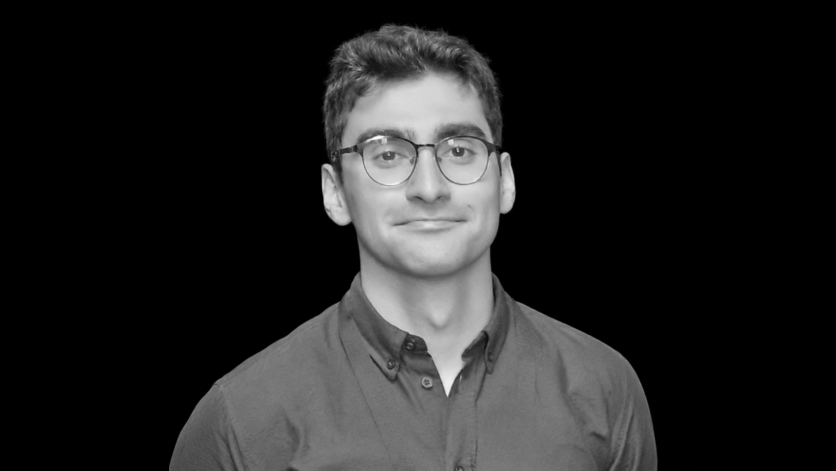
#> input picture output/portraits/latest-portrait-monochrome-hero.png, 1672 x 941 px (shown at 1/2 size)
$ python add_hero_background_texture.py
#> lines starting #> are read from the running program, lines starting #| are printed output that depends on the picture; after the words box and inside, x2 and y2 are one past the last pixel; in counts of white or black regions, pixels touching at a corner belong together
"""Reuse the earlier charcoal texture without regenerating the portrait."""
from pathlib import Path
import argparse
import cv2
import numpy as np
from PIL import Image

ROOT = Path(__file__).resolve().parent.parent
parser = argparse.ArgumentParser()
parser.add_argument('--zoom',type=float,default=1.0)
parser.add_argument('--lift',type=int,default=0)
args = parser.parse_args()
if not 0.5 <= args.zoom <= 1.0:
    parser.error('--zoom must be between 0.5 and 1.0')
if not 0 <= args.lift <= 200:
    parser.error('--lift must be between 0 and 200 pixels')
portrait = np.asarray(Image.open(ROOT/'output/portraits/latest-portrait-monochrome-hero.png').convert('L'))
suffix = '-zoomed' if args.zoom != 1.0 else ''
if args.lift:
    suffix += f'-raised-{args.lift}'
if args.zoom != 1.0 or args.lift:
    h,w = portrait.shape
    smaller = Image.fromarray(portrait).resize((round(w*args.zoom),round(h*args.zoom)),Image.LANCZOS)
    canvas = Image.new('L',(w,h),0)
    canvas.paste(smaller,((w-smaller.width)//2,h-smaller.height-args.lift))
    portrait = np.asarray(canvas)
old = np.asarray(Image.open(ROOT/'assets/images/pejman-hero-restored.png').convert('L'))
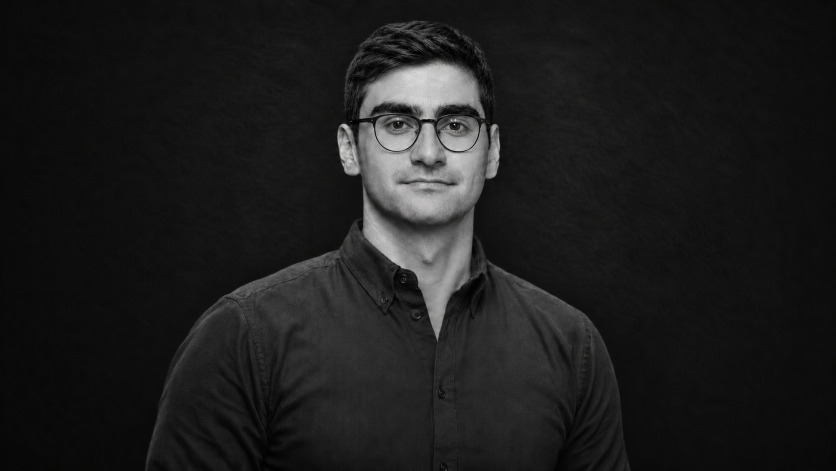
#> input picture assets/images/pejman-hero-restored.png, 1672 x 941 px (shown at 1/2 size)
# This rectangle contains only the earlier wall, clear of the old portrait.
sample = old[10:460,40:640].astype(np.float32)
detail = sample-cv2.GaussianBlur(sample,(0,0),30)
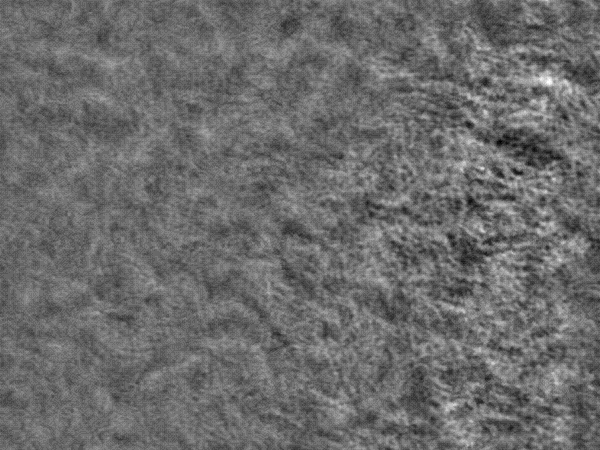
#> detail: shape (450, 600) float32; min -6.73, max 9.22, mean -0.000893; drawn with min black and max white
h,w = portrait.shape
#> h = 941; w = 1672
texture = cv2.copyMakeBorder(detail,0,h-detail.shape[0],0,w-detail.shape[1],cv2.BORDER_REFLECT_101)
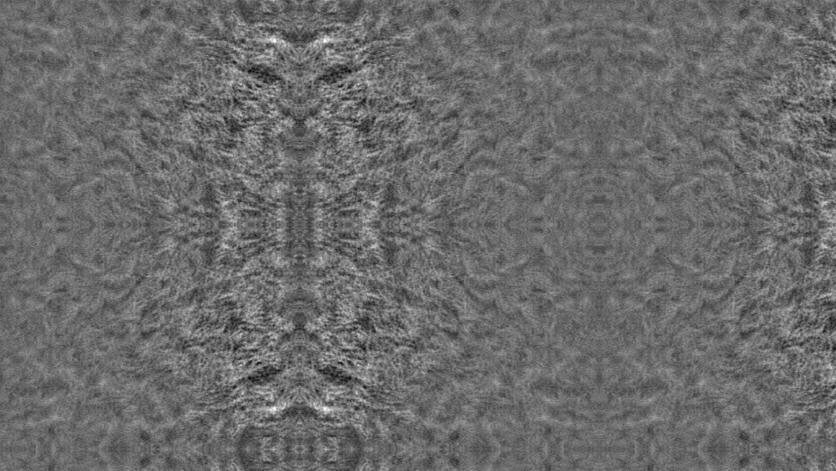
#> texture: shape (941, 1672) float32 (shown at 1/2 size); min -6.73, max 9.22, mean -0.02; drawn with min black and max white
yy,xx = np.mgrid[:h,:w]
light = np.exp(-(((xx-w/2)/(w*.6))**2+((yy-h*.4)/(h*.8))**2))
backdrop = np.clip(6+14*light+texture,0,30)
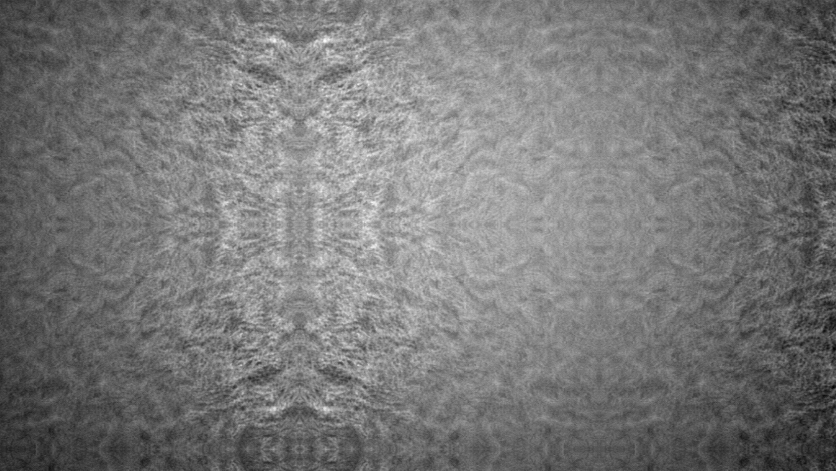
#> backdrop: shape (941, 1672) float64 (shown at 1/2 size); min 6.18, max 26.79, mean 15.9; drawn with min black and max white
# Only border-connected near-black background is eligible for replacement.
candidate = np.uint8(portrait<=12)
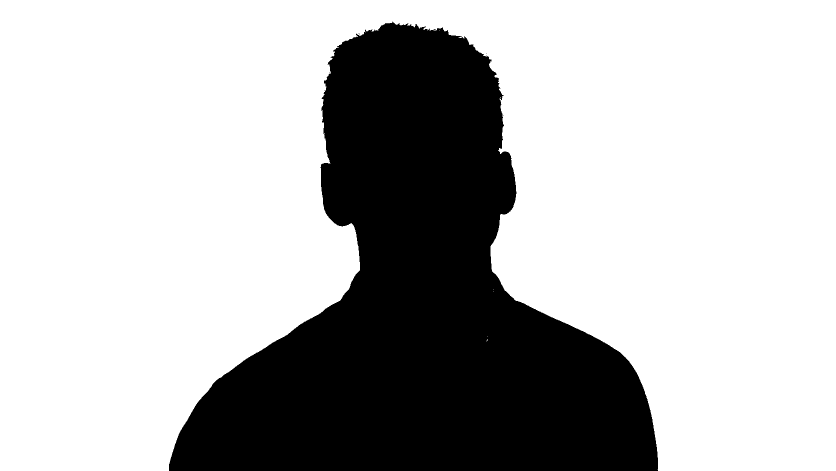
#> candidate: shape (941, 1672) (shown at 1/2 size); values 0 (black) and 1 (white), 71.6% white; 6 black regions (5 under 20 px), largest, box (x1, y1, x2, y2) and area: (338, 43, 1316, 941) 446448
_,labels = cv2.connectedComponents(candidate,connectivity=8)
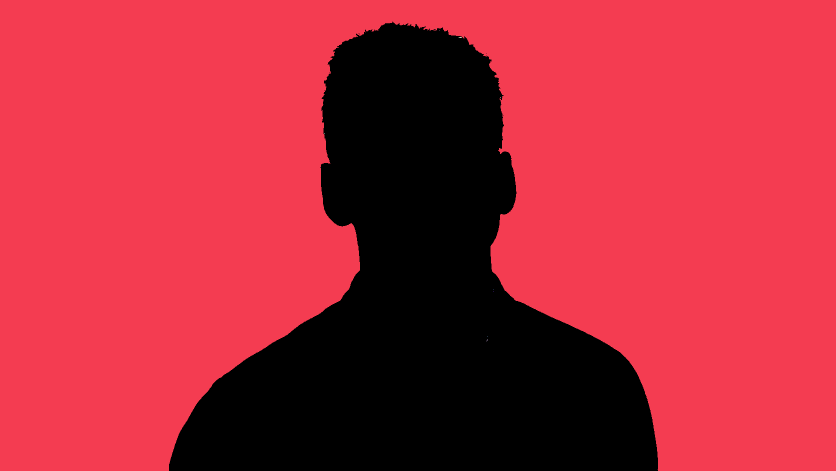
#> labels: shape (941, 1672) int32 (shown at 1/2 size); 10 distinct labels, from 0 to 9; one colour per label, 0 black
edge_labels = np.unique(np.concatenate([labels[0],labels[-1],labels[:,0],labels[:,-1]]))
#> edge_labels = [0, 1]
background = np.isin(labels,edge_labels[edge_labels!=0])
#> background: shape (941, 1672) bool; 71.6% white; 6 black regions (5 under 20 px), largest, box (x1, y1, x2, y2) and area: (338, 43, 1316, 941) 446473
distance = cv2.distanceTransform(background.astype(np.uint8),cv2.DIST_L2,5)
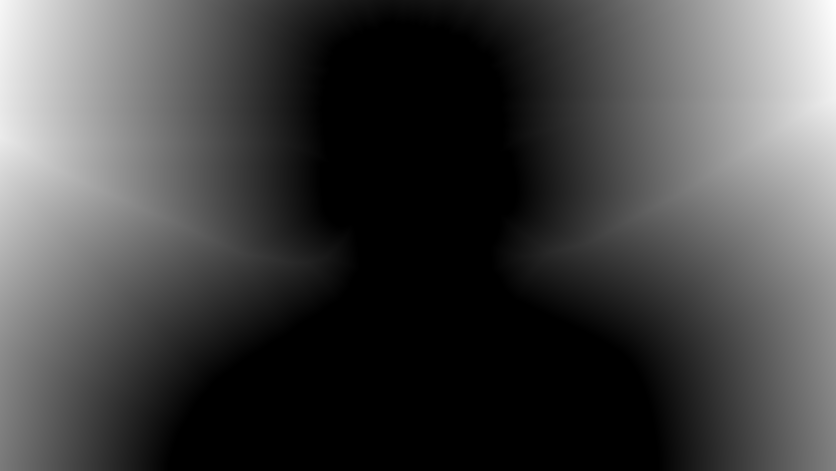
#> distance: shape (941, 1672) float32 (shown at 1/2 size); min 0, max 702.4, mean 187; drawn with min black and max white
blend = np.clip(distance/2,0,1)
blend = blend*blend*(3-2*blend)
if args.lift:
    # Blend the bottom of the raised torso into the wall, below the face.
    fade = np.clip((yy-(h-args.lift-90))/90,0,1)
    fade = fade*fade*(3-2*fade)
    blend = np.maximum(blend,fade)
result = np.round(portrait*(1-blend)+backdrop*blend).astype(np.uint8)
preserved = (~background)&(blend==0)
assert np.array_equal(result[preserved],portrait[preserved])
im = Image.fromarray(result).convert('RGB')
im.save(ROOT/f'output/portraits/latest-portrait-textured-hero{suffix}.png')
# Lossless encoding keeps the retained portrait pixels intact.
im.save(ROOT/f'assets/images/pejman-hero-original-textured{suffix}.webp',lossless=True,method=6)
print('Saved textured portrait; foreground outside the lower fade verified unchanged.')
